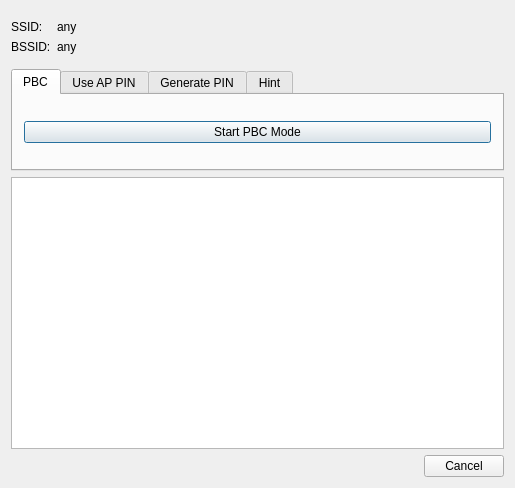
<?xml version="1.0" encoding="UTF-8"?>
<ui version="4.0">
 <class>WpsDialog</class>
 <widget class="QDialog" name="WpsDialog">
  <property name="geometry">
   <rect>
    <x>0</x>
    <y>0</y>
    <width>515</width>
    <height>488</height>
   </rect>
  </property>
  <property name="windowTitle">
   <string>Wi-Fi Protected Setup</string>
  </property>
  <layout class="QVBoxLayout" name="verticalLayout_3">
   <item>
    <layout class="QGridLayout" name="gridLayout" columnstretch="0,1">
     <property name="topMargin">
      <number>9</number>
     </property>
     <property name="bottomMargin">
      <number>9</number>
     </property>
     <item row="0" column="0">
      <widget class="QLabel" name="ssidLabel">
       <property name="text">
        <string>SSID:</string>
       </property>
      </widget>
     </item>
     <item row="0" column="1">
      <widget class="QLabel" name="textSsid">
       <property name="text">
        <string>any</string>
       </property>
      </widget>
     </item>
     <item row="1" column="0">
      <widget class="QLabel" name="bssidLabel">
       <property name="text">
        <string>BSSID:</string>
       </property>
      </widget>
     </item>
     <item row="1" column="1">
      <widget class="QLabel" name="textBssid">
       <property name="text">
        <string>any</string>
       </property>
      </widget>
     </item>
    </layout>
   </item>
   <item>
    <widget class="QTabWidget" name="wpsMethodTab">
     <property name="enabled">
      <bool>true</bool>
     </property>
     <property name="currentIndex">
      <number>0</number>
     </property>
     <widget class="QWidget" name="pbcTab">
      <attribute name="title">
       <string>PBC</string>
      </attribute>
      <layout class="QVBoxLayout" name="verticalLayout_4">
       <item>
        <widget class="QPushButton" name="wpsPbcButton">
         <property name="text">
          <string>Start PBC Mode</string>
         </property>
        </widget>
       </item>
      </layout>
     </widget>
     <widget class="QWidget" name="useApPinTab">
      <property name="enabled">
       <bool>true</bool>
      </property>
      <attribute name="title">
       <string>Use AP PIN</string>
      </attribute>
      <layout class="QVBoxLayout" name="verticalLayout_2">
       <item>
        <layout class="QHBoxLayout" name="horizontalLayout_2">
         <property name="sizeConstraint">
          <enum>QLayout::SetDefaultConstraint</enum>
         </property>
         <item>
          <widget class="QLabel" name="label_3">
           <property name="text">
            <string>AP PIN:</string>
           </property>
          </widget>
         </item>
         <item>
          <widget class="QLineEdit" name="wpsApPinEdit">
           <property name="enabled">
            <bool>true</bool>
           </property>
           <property name="maxLength">
            <number>8</number>
           </property>
           <property name="cursorPosition">
            <number>0</number>
           </property>
           <property name="placeholderText">
            <string>No PIN Entered</string>
           </property>
           <property name="clearButtonEnabled">
            <bool>true</bool>
           </property>
          </widget>
         </item>
        </layout>
       </item>
       <item>
        <widget class="QPushButton" name="wpsApPinButton">
         <property name="enabled">
          <bool>false</bool>
         </property>
         <property name="text">
          <string>Use AP PIN</string>
         </property>
        </widget>
       </item>
      </layout>
     </widget>
     <widget class="QWidget" name="generatePinTab">
      <property name="enabled">
       <bool>true</bool>
      </property>
      <attribute name="title">
       <string>Generate PIN</string>
      </attribute>
      <layout class="QVBoxLayout" name="verticalLayout">
       <item>
        <layout class="QHBoxLayout" name="horizontalLayout">
         <item>
          <widget class="QLabel" name="label">
           <property name="text">
            <string>PIN:</string>
           </property>
          </widget>
         </item>
         <item>
          <widget class="QLineEdit" name="wpsPinEdit">
           <property name="enabled">
            <bool>true</bool>
           </property>
           <property name="readOnly">
            <bool>true</bool>
           </property>
           <property name="placeholderText">
            <string>No PIN Generated</string>
           </property>
           <property name="clearButtonEnabled">
            <bool>false</bool>
           </property>
          </widget>
         </item>
        </layout>
       </item>
       <item>
        <widget class="QPushButton" name="wpsPinButton">
         <property name="text">
          <string>Generate PIN</string>
         </property>
        </widget>
       </item>
      </layout>
     </widget>
     <widget class="QWidget" name="hintTab">
      <attribute name="icon">
       <iconset theme="emblem-information"/>
      </attribute>
      <attribute name="title">
       <string>Hint</string>
      </attribute>
      <layout class="QVBoxLayout" name="verticalLayout_5">
       <item>
        <widget class="QPushButton" name="scanButton">
         <property name="text">
          <string>Scan</string>
         </property>
        </widget>
       </item>
      </layout>
     </widget>
    </widget>
   </item>
   <item>
    <widget class="QTextEdit" name="wpsInstructions">
     <property name="sizePolicy">
      <sizepolicy hsizetype="Expanding" vsizetype="Expanding">
       <horstretch>0</horstretch>
       <verstretch>1</verstretch>
      </sizepolicy>
     </property>
     <property name="readOnly">
      <bool>true</bool>
     </property>
    </widget>
   </item>
   <item>
    <layout class="QHBoxLayout" name="horizontalLayout_3">
     <item>
      <spacer name="horizontalSpacer">
       <property name="orientation">
        <enum>Qt::Horizontal</enum>
       </property>
       <property name="sizeHint" stdset="0">
        <size>
         <width>40</width>
         <height>20</height>
        </size>
       </property>
      </spacer>
     </item>
     <item>
      <widget class="QPushButton" name="cancelButton">
       <property name="text">
        <string>Cancel</string>
       </property>
      </widget>
     </item>
    </layout>
   </item>
  </layout>
 </widget>
 <layoutdefault spacing="6" margin="11"/>
 <resources/>
 <connections/>
</ui>
